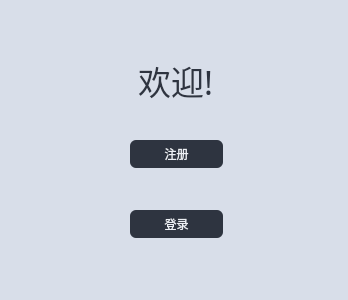
<?xml version="1.0" encoding="UTF-8"?>
<ui version="4.0">
 <class>Start_use</class>
 <widget class="QDialog" name="Start_use">
  <property name="geometry">
   <rect>
    <x>0</x>
    <y>0</y>
    <width>348</width>
    <height>300</height>
   </rect>
  </property>
  <property name="palette">
   <palette>
    <active>
     <colorrole role="Button">
      <brush brushstyle="SolidPattern">
       <color alpha="255">
        <red>216</red>
        <green>222</green>
        <blue>233</blue>
       </color>
      </brush>
     </colorrole>
     <colorrole role="Midlight">
      <brush brushstyle="SolidPattern">
       <color alpha="255">
        <red>46</red>
        <green>52</green>
        <blue>64</blue>
       </color>
      </brush>
     </colorrole>
     <colorrole role="ButtonText">
      <brush brushstyle="SolidPattern">
       <color alpha="255">
        <red>236</red>
        <green>239</green>
        <blue>244</blue>
       </color>
      </brush>
     </colorrole>
     <colorrole role="Base">
      <brush brushstyle="SolidPattern">
       <color alpha="255">
        <red>216</red>
        <green>222</green>
        <blue>233</blue>
       </color>
      </brush>
     </colorrole>
     <colorrole role="Window">
      <brush brushstyle="SolidPattern">
       <color alpha="255">
        <red>216</red>
        <green>222</green>
        <blue>233</blue>
       </color>
      </brush>
     </colorrole>
    </active>
    <inactive>
     <colorrole role="Button">
      <brush brushstyle="SolidPattern">
       <color alpha="255">
        <red>216</red>
        <green>222</green>
        <blue>233</blue>
       </color>
      </brush>
     </colorrole>
     <colorrole role="Midlight">
      <brush brushstyle="SolidPattern">
       <color alpha="255">
        <red>46</red>
        <green>52</green>
        <blue>64</blue>
       </color>
      </brush>
     </colorrole>
     <colorrole role="ButtonText">
      <brush brushstyle="SolidPattern">
       <color alpha="255">
        <red>236</red>
        <green>239</green>
        <blue>244</blue>
       </color>
      </brush>
     </colorrole>
     <colorrole role="Base">
      <brush brushstyle="SolidPattern">
       <color alpha="255">
        <red>216</red>
        <green>222</green>
        <blue>233</blue>
       </color>
      </brush>
     </colorrole>
     <colorrole role="Window">
      <brush brushstyle="SolidPattern">
       <color alpha="255">
        <red>216</red>
        <green>222</green>
        <blue>233</blue>
       </color>
      </brush>
     </colorrole>
    </inactive>
    <disabled>
     <colorrole role="Button">
      <brush brushstyle="SolidPattern">
       <color alpha="255">
        <red>216</red>
        <green>222</green>
        <blue>233</blue>
       </color>
      </brush>
     </colorrole>
     <colorrole role="Midlight">
      <brush brushstyle="SolidPattern">
       <color alpha="255">
        <red>46</red>
        <green>52</green>
        <blue>64</blue>
       </color>
      </brush>
     </colorrole>
     <colorrole role="Base">
      <brush brushstyle="SolidPattern">
       <color alpha="255">
        <red>216</red>
        <green>222</green>
        <blue>233</blue>
       </color>
      </brush>
     </colorrole>
     <colorrole role="Window">
      <brush brushstyle="SolidPattern">
       <color alpha="255">
        <red>216</red>
        <green>222</green>
        <blue>233</blue>
       </color>
      </brush>
     </colorrole>
    </disabled>
   </palette>
  </property>
  <property name="windowTitle">
   <string>Dialog</string>
  </property>
  <property name="autoFillBackground">
   <bool>false</bool>
  </property>
  <property name="styleSheet">
   <string notr="true">background-color: rgb(216, 222, 233);</string>
  </property>
  <widget class="QPushButton" name="register_button">
   <property name="geometry">
    <rect>
     <x>130</x>
     <y>140</y>
     <width>93</width>
     <height>28</height>
    </rect>
   </property>
   <property name="autoFillBackground">
    <bool>false</bool>
   </property>
   <property name="styleSheet">
    <string notr="true">QPushButton {
    border: none;
    color: #ECEFF4;
    background-color: #2E3440;
    font: 500 10pt &quot;SimHei&quot;;
    border-radius: 6px;
}

QPushButton:hover {
    background-color: #3B4252;
}

QPushButton:pressed {
    background-color: #434C5E;
}
</string>
   </property>
   <property name="text">
    <string>注册</string>
   </property>
   <property name="default">
    <bool>false</bool>
   </property>
  </widget>
  <widget class="QPushButton" name="log_button">
   <property name="geometry">
    <rect>
     <x>130</x>
     <y>210</y>
     <width>93</width>
     <height>28</height>
    </rect>
   </property>
   <property name="styleSheet">
    <string notr="true">QPushButton {
    border: none;
    color: #ECEFF4;
    background-color: #2E3440;
    font: 500 10pt &quot;SimHei&quot;;
    border-radius: 6px;
}

QPushButton:hover {
    background-color: #3B4252;
}

QPushButton:pressed {
    background-color: #434C5E;
}
</string>
   </property>
   <property name="text">
    <string>登录</string>
   </property>
  </widget>
  <widget class="QWidget" name="horizontalLayoutWidget">
   <property name="geometry">
    <rect>
     <x>10</x>
     <y>40</y>
     <width>331</width>
     <height>80</height>
    </rect>
   </property>
   <layout class="QHBoxLayout" name="horizontalLayout">
    <item>
     <widget class="QLabel" name="label">
      <property name="font">
       <font>
        <family>华文中宋</family>
        <pointsize>25</pointsize>
        <italic>false</italic>
        <fontweight>Medium</fontweight>
       </font>
      </property>
      <property name="styleSheet">
       <string notr="true">font: 500 25pt &quot;华文中宋&quot;;
color: #2E3440;</string>
      </property>
      <property name="text">
       <string>欢迎!</string>
      </property>
      <property name="alignment">
       <set>Qt::AlignCenter</set>
      </property>
     </widget>
    </item>
   </layout>
  </widget>
 </widget>
 <resources/>
 <connections/>
</ui>
